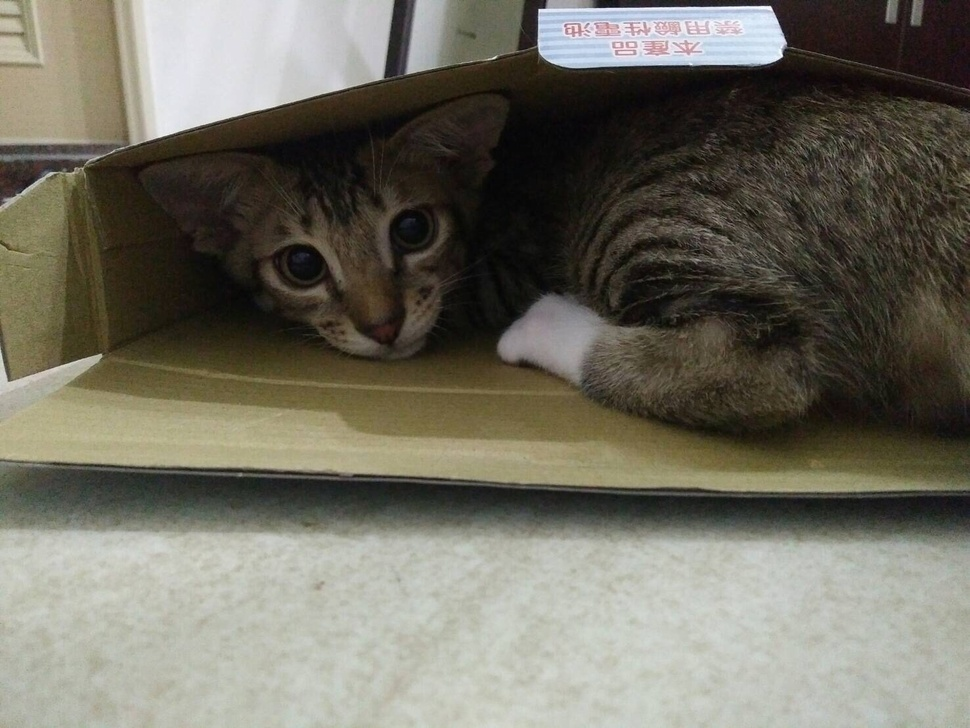
#> input picture nana.jpg, 970 x 728 px, shrunk from 1477 x 1108 before the run
$ jupyter execute 20180327.ipynb   (older library calls are emulated)
#> lines starting #> are read from the running program, lines starting #| are printed output that depends on the picture
[cell 1]
from skimage import io#,util
#import matplotlib.pyplot as plt

img1=io.imread('nana.jpg',as_grey=True)
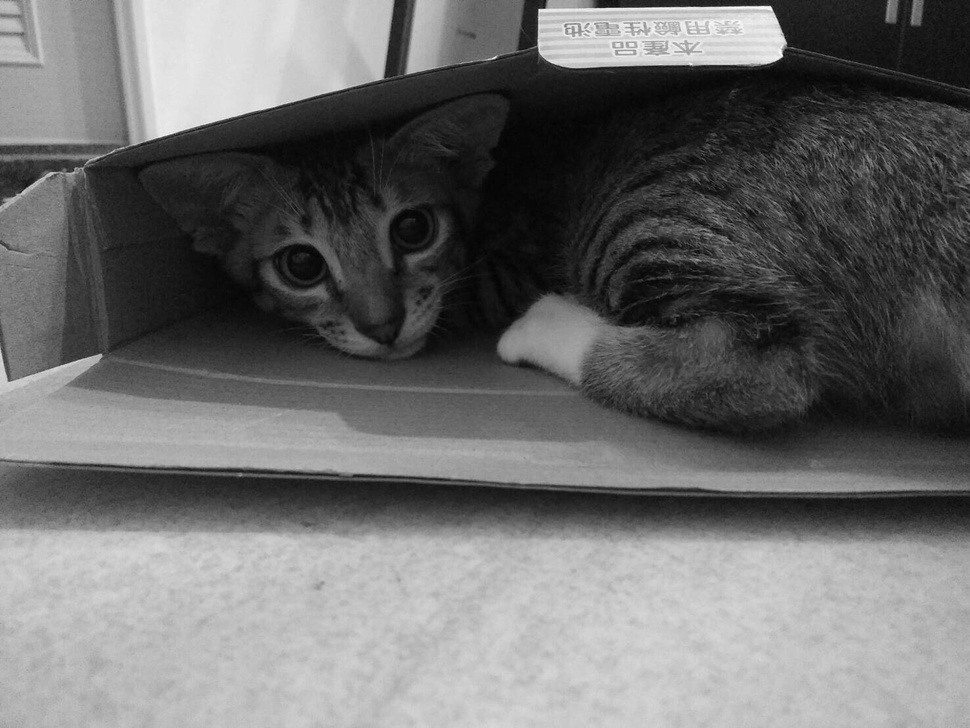
#> img1: shape (728, 970) float64; min 0.0131, max 0.997, mean 0.428
#img2=util.img_as_ubyte(img1)

print(type(img1))
#| <class 'numpy.ndarray'>
print(img1.shape)
#| (728, 970)
io.imshow(img1)

#plt.figure()
#io.imshow(img2)
io.show()


$ run again, with a38.JPG copied over nana.jpg
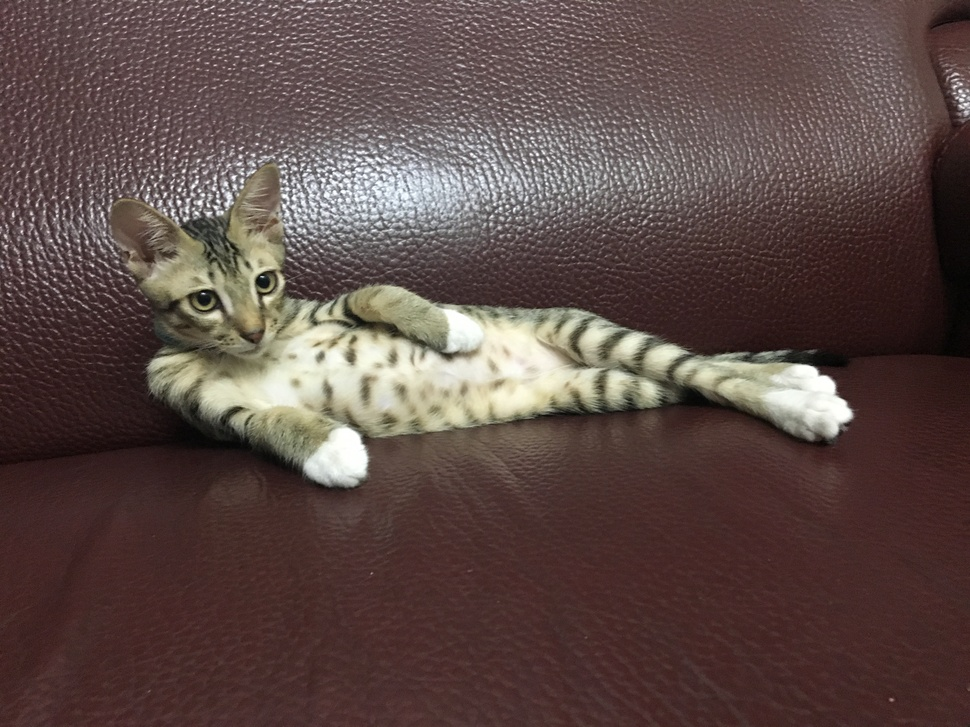
#> input picture a38.JPG, 970 x 727 px, shrunk from 4032 x 3024 before the run
#> `img1=io.imread('nana.jpg',as_grey=True)`:
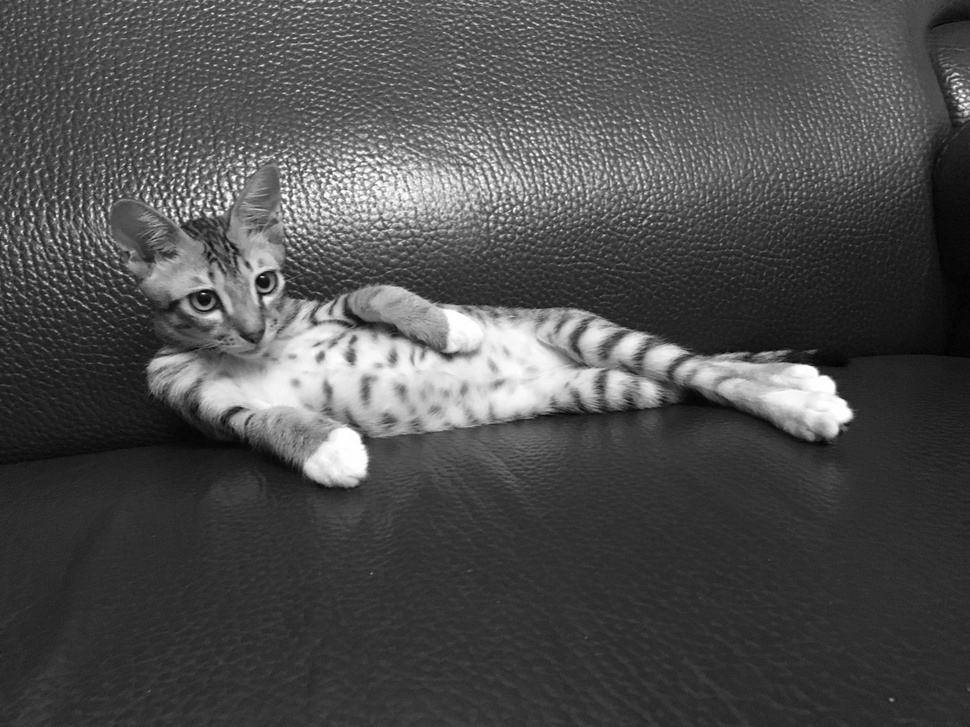
#> img1: shape (727, 970) float64; min 0.00587, max 1, mean 0.306
#| <class 'numpy.ndarray'>
#| (727, 970)
